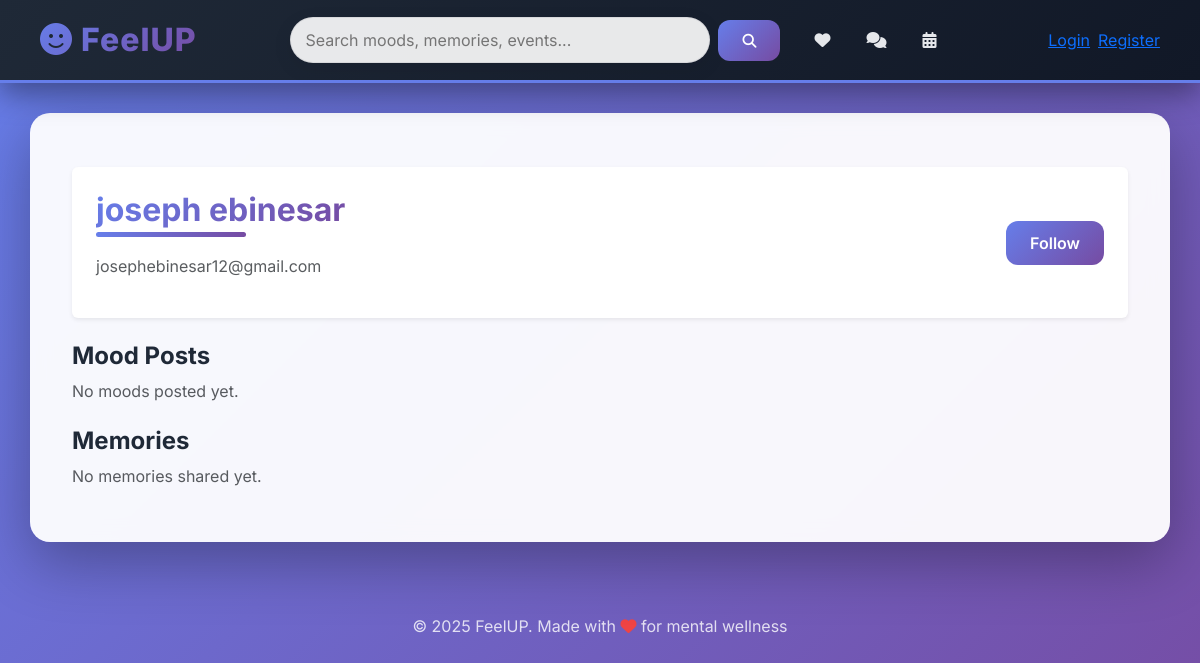
The page /profile/1 on the database as committed earlier.
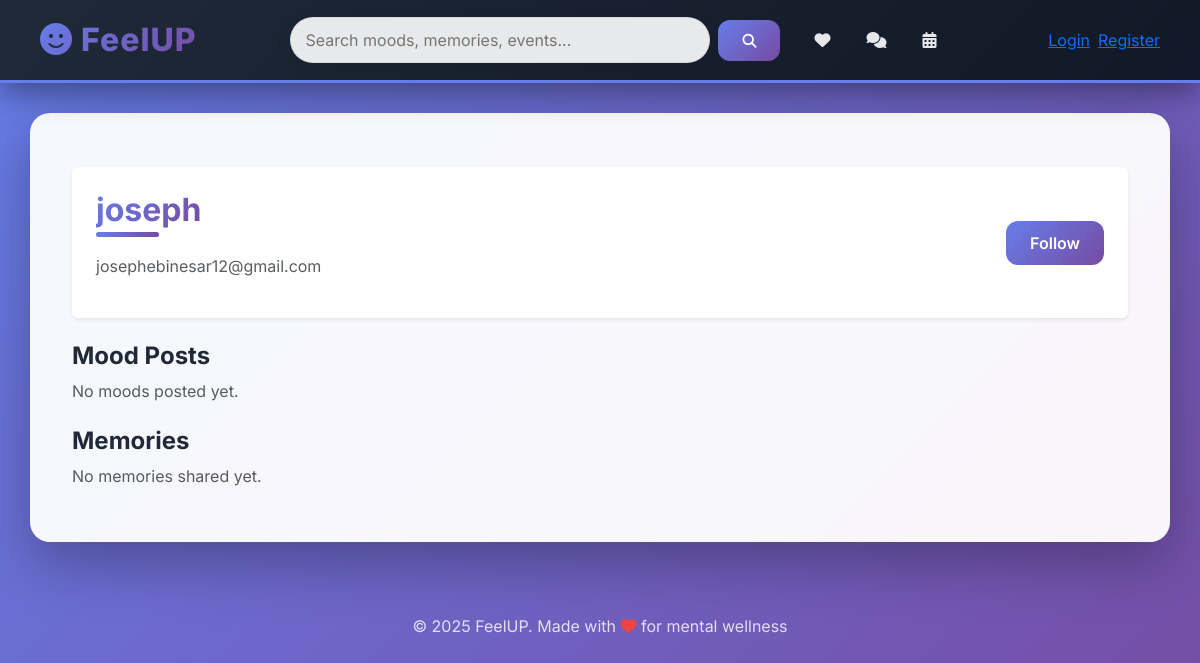
The same page on the database as committed later.
### app.py (models this page shows, shortened)
class User(db.Model):
    id = db.Column(db.Integer, primary_key=True)
    name = db.Column(db.String(120))
    email = db.Column(db.String(150), unique=True, nullable=False)
    password_hash = db.Column(db.String(200), nullable=False)
    created_at = db.Column(db.DateTime, default=datetime.utcnow)

### app.py (the view)
@app.route('/profile/<int:user_id>')
def profile(user_id):
    user = current_user()
    other_user = User.query.get_or_404(user_id)
    moods = MoodPost.query.filter_by(user_id=other_user.id).order_by(MoodPost.created_at.desc()).all()
    memories = Memory.query.filter_by(user_id=other_user.id).order_by(Memory.created_at.desc()).all()
    return render_template('profile.html', user=user, other_user=other_user, moods=moods, memories=memories)

### app.py (called while the page is built)
def current_user():
    uid = session.get('user_id')
    if uid:
        return User.query.get(uid)
    return None

### templates/profile.html
{% extends "base.html" %}
{% block content %}
<div class="container profile-container mt-4">
  <div class="profile-header p-4 rounded shadow-sm mb-4 bg-white d-flex justify-content-between align-items-center">
    <div>
      <h2>{{ other_user.name }}</h2>
      <p class="text-muted">{{ other_user.email }}</p>
    </div>
    {% if user.id != other_user.id %}
      <form method="POST" action="{% if other_user.id in followed_ids %}{{ url_for('unfollow_user', user_id=other_user.id) }}{% else %}{{ url_for('follow_user', user_id=other_user.id) }}{% endif %}">
        <button type="submit" class="btn btn-primary">
          {% if other_user.id in followed_ids %}Unfollow{% else %}Follow{% endif %}
        </button>
      </form>
    {% endif %}
  </div>
  <div class="moods-section mb-4">
    <h4>Mood Posts</h4>
    {% if moods %}
      <div class="list-group">
        {% for m in moods %}
          <div class="list-group-item mb-2 rounded shadow-sm">
            <div class="d-flex justify-content-between">
              <strong>{{ m.username }}</strong>
              <span class="text-muted">{{ m.created_at.strftime('%b %d, %Y %H:%M') }}</span>
            </div>
            <p>{{ m.content }}</p>
            <span class="badge {% if m.emotion=='positive' %}bg-success{% elif m.emotion=='negative' %}bg-danger{% else %}bg-secondary{% endif %}">
              {{ m.emotion|capitalize }}
            </span>
          </div>
        {% endfor %}
      </div>
    {% else %}
      <p class="text-muted">No moods posted yet.</p>
    {% endif %}
  </div>
  <div class="memories-section mb-4">
    <h4>Memories</h4>
    {% if memories %}
      <div class="list-group">
        {% for mem in memories %}
          <div class="list-group-item mb-2 rounded shadow-sm">
            <div class="d-flex justify-content-between">
              <strong>{{ mem.title }}</strong>
              <span class="text-muted">{{ mem.created_at.strftime('%b %d, %Y') }}</span>
            </div>
            <p>{{ mem.body }}</p>
            <span class="badge bg-info">{{ mem.tag }}</span>
          </div>
        {% endfor %}
      </div>
    {% else %}
      <p class="text-muted">No memories shared yet.</p>
    {% endif %}
  </div>
</div>
{% endblock %}

Rows that differ between the two databases and show on the page:
changed User "josephebinesar12@gmail.com": name "joseph ebinesar" → "joseph"
